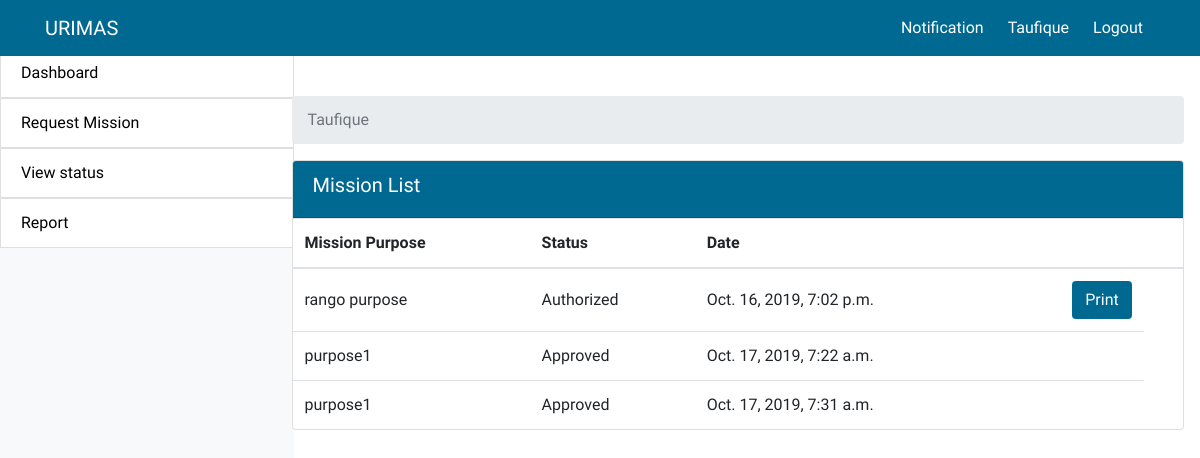
The page / (signed in) on the database its author committed.
### urimasapp/models.py (models this page shows)
class User(AbstractUser):
    is_member = models.BooleanField(default=False)
    is_supervisor = models.BooleanField(default=False)
    is_authorizer = models.BooleanField(default=False)

class Mission(models.Model):
    owner = models.ForeignKey(User, on_delete=models.CASCADE, related_name='missions')
    role = models.ForeignKey(Role, on_delete=models.CASCADE, related_name='missions')
    category = models.ForeignKey(Category, on_delete=models.CASCADE)
    department = models.ForeignKey(Department, on_delete=models.CASCADE)
    mission_purpose = models.CharField(max_length=100)
    mission_result = models.CharField(max_length=100)
    mission_destination = models.CharField(max_length=100)
    distance = models.CharField(max_length=20)
    departure_date = models.DateField()
    returning_date = models.DateField()
    mission_duration = models.CharField(max_length=50)
    transport = models.ForeignKey(Transport, on_delete=models.CASCADE)
    date = models.DateTimeField(auto_now_add=True)
    school = models.ForeignKey(School, on_delete=models.CASCADE)
    status = models.CharField(max_length=20, choices=STATUS, default='Pending')
    invitation = models.FileField(upload_to='doc_file')

### urimasapp/views/member_staff.py (the view)
# urls.py: path('', member_staff.MissionListView.as_view(), name='mission_request'),
@method_decorator(login_required, name='dispatch')
class MissionListView(ListView):
    model = Mission
    ordering = ('mission_purpose', )
    context_object_name = 'missions'
    template_name = 'urimasapp/staff_mission_list.html'
    def get_queryset(self):
        queryset = self.request.user.missions \
            .select_related('school') \
        return queryset

### urimasapp/templates/urimasapp/staff_mission_list.html (shortened to what this page needs)
{% extends 'base.html' %}
{% block body %}
   <nav aria-label="breadcrumb">
      <ol class="breadcrumb">
        <li class="breadcrumb-item active" aria-current="page">{{user.username}}</li>
      </ol>
   </nav>
<div class="card ">
  <div class="card-header" style="background-color:#006991;">
    <h5 class="text-white" >Mission List</h5>
  </div>
    <table class="table mb-0">
      <thead>
        <tr>
          <th>Mission Purpose</th>
          <th>Status</th>
          <th>Date</th>
          <th></th>
          <th></th>
        </tr>
      </thead>
      <tbody>
        {% for mission in missions %}
            <tr>
              <td class="align-middle"> {{ mission.mission_purpose }} </td>
              <td class="align-middle">{{ mission.status }}</td>
              <td class="align-middle">{{ mission.date }}</td>
              <td class="text-right">
                  {% if mission.status == 'Authorized'%}
              <a href="{% url 'pdf' mission.id %}" class="btn btnlogin text-white">Print</a>
                  {% endif %}
              </td>
            </tr>
          {% empty %}
            <tr>
              <td class="bg-light text-center font-italic" colspan="5">You haven't Requested any mission yet. click on <b>request mission</b> on the left side to request mission.</td>
            </tr>
        {% endfor %}
      </tbody>
    </table>
  </div>
{% endblock %}

### templates/base.html (shortened to what this page needs)
<!doctype html>
{%load static%}
 <html lang="en">
   <head>
        <link rel="stylesheet" href="https://stackpath.bootstrapcdn.com/bootstrap/4.3.1/css/bootstrap.min.css">
        <link href="{%static 'css/mycss.css'%}" rel="stylesheet">
   </head>
      <body>
          <nav class="navbar navbar-expand-lg fixed-top  navbar-light urnav">
             <div class="container">
                 <a class="navbar-brand text-white" href="#">URIMAS</a>
                 <div class="collapse navbar-collapse" id="navbarSupportedContent">
                 {%if user.is_authenticated %}
                    <ul class="navbar-nav ml-auto">
                       <li class="nav-item dropdown mx-1">
                          <a href="#" class="nav-link text-white " style="display:inline"> Notification</a>
                       </li>
                       <li class="nav-item dropdown no-arrow mx-1">
                          <a href="#" class="nav-link text-white" style="display:inline">{{user.username}}</a>
                       </li>
                       <li class="nav-item dropdown no-arrow mx-1">
                          <a href="{%url 'logout'%}" class="nav-link text-white" style="display:inline">Logout</a>
                       </li>
                    </ul>
                 {%endif%}
                 </div>
             </div>
          </nav>
         {%if user.is_authenticated%}
            <div class="row mt-5">
                <div class="col-2">
                   <div class="list-group" id="sid" >
                      <div class="sid"><a  class="list-group-item "  href="{% url 'mission_request'%}">Dashboard</a></div>
                      <div class="sid"><a class="list-group-item "  href="{% url 'mission_add' %}">Request Mission</a></div>
                      <div class="sid"><a class="list-group-item"  href="{% url 'mission_request'%}">View status</a></div>
                      <div class="sid"><a class="list-group-item"  href="{% url 'report'%}" >Report</a></div>
                   </div>
                </div>
                <div class="col-9 mt-5 container mr-3">
                     {%block body%}
                     {%endblock%}
                </div>
            </div>
         {%endif%}
      </body>
 </html>

### static/css/mycss.css (style rules this page uses)
.urnav { background-color: #006991; }
.btnlogin { background-color: #006991; }

### templates/base.html (style rules this page uses)
body { font-family: 'Amiri', serif; }
.sid a { color:black; text-decoration:none; }
.list-group-item:last-child { margin-bottom: 0; border-bottom-right-radius: 0; border-bottom-left-radius: 0; }
.list-group-item:first-child { border-top-left-radius: 0; border-top-right-radius: 0; }
#sid { position:fixed; height:100%; background: #E8F0FE; }
@media screen and (min-width: 576px) { #sid { position:fixed; height:100%; width:8.5em; background-color:#f8f9fa; } }
@media screen and (min-width: 768px) { #sid { position:fixed; height:100%; background-color:#f8f9fa; width:11.5em; } }
@media screen and (min-width: 992px) { #sid { position:fixed; height:100%; width:15em; background-color:#f8f9fa; } }
@media screen and (min-width: 1200px) { #sid { position:fixed; height:100%; width:18.4em; background-color:#f8f9fa; } }

### rows shown on the page
User: username "Taufique"
Mission: mission_purpose "rango purpose", status "Authorized", date "Oct. 16, 2019, 7:02 p.m.", shows "Print"
Mission: mission_purpose "purpose1", status "Approved", date "Oct. 17, 2019, 7:22 a.m."
Mission: mission_purpose "purpose1", status "Approved", date "Oct. 17, 2019, 7:31 a.m."
